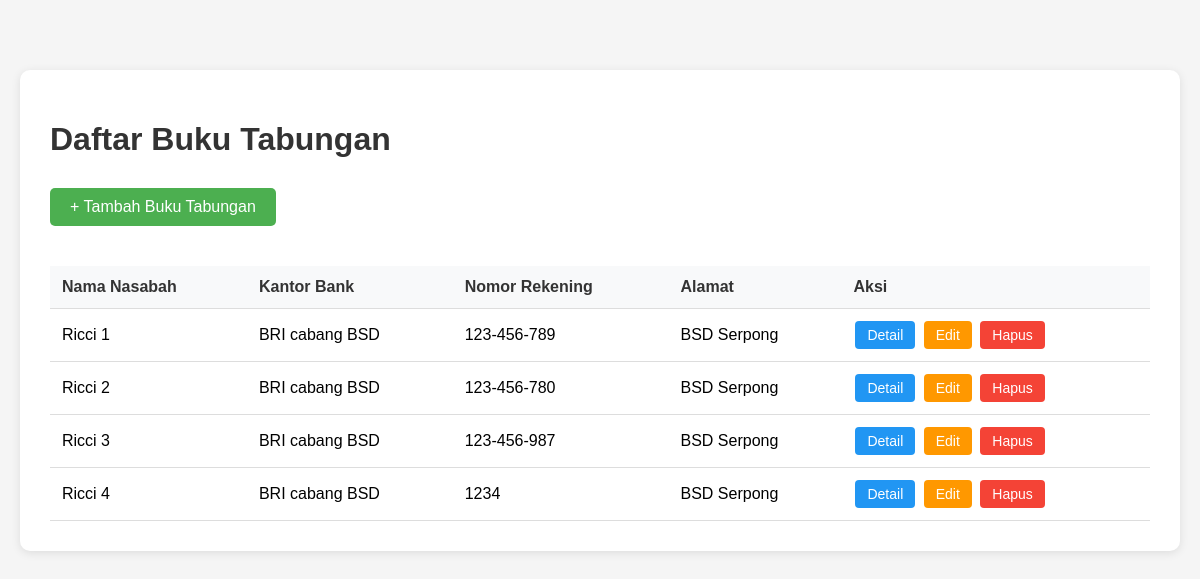
Before: /tabungan/ with the older database file.
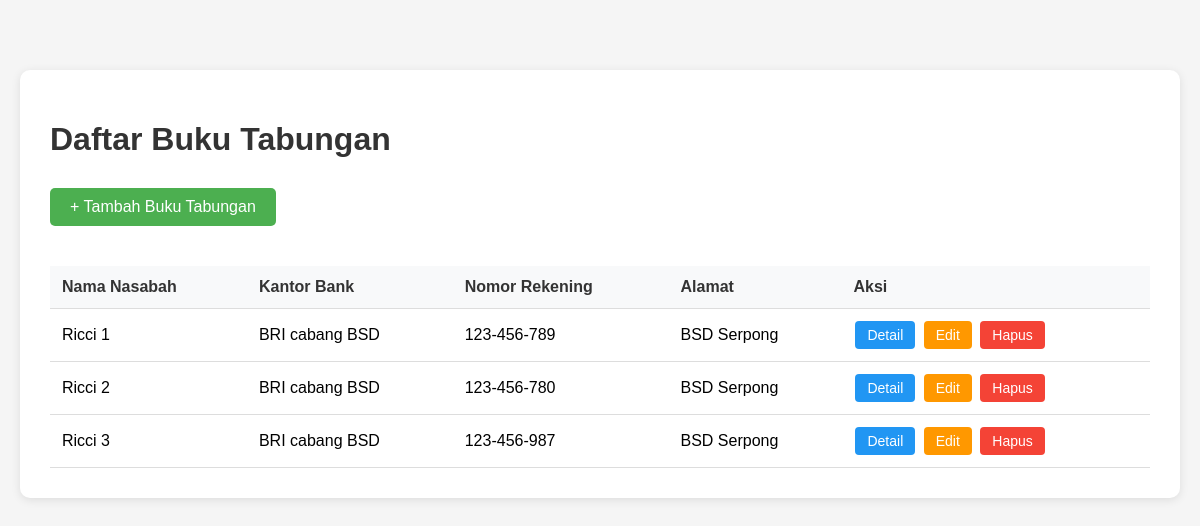
After: the same page with the newer database file.
### tabungan/models.py (models this page shows, shortened)
class Buku(models.Model):
    kantor_bank = models.CharField(max_length=200)
    nomor_rekening = models.CharField(max_length=20)
    nama_nasabah = models.CharField(max_length=100)
    alamat = models.CharField(max_length=200)
    class Meta:
        db_table = 'tabungan_buku'

### tabungan/views.py (the view)
# urls.py: path('', views.list_buku, name='list_buku'),
def list_buku(request):
    list_buku = Buku.objects.all()
    print(f"DEBUG: Total buku = {list_buku.count()}")  # Tambahkan ini untuk debug
    for buku in list_buku:
        print(f"DEBUG: {buku.nama_nasabah}")  # Debug setiap data
    return render(request, 'tabungan/list_buku.html', {'list_buku': list_buku})

### tabungan/templates/tabungan/list_buku.html (shortened to what this page needs)
<!DOCTYPE html>
<html lang="en">
<head>
</head>
<body>
    <div class="container">
        <h1>Daftar Buku Tabungan</h1>
        <a href="{% url 'tabungan:create_buku' %}" class="btn">+ Tambah Buku Tabungan</a>
        <table>
            <thead>
                <tr>
                    <th>Nama Nasabah</th>
                    <th>Kantor Bank</th>
                    <th>Nomor Rekening</th>
                    <th>Alamat</th>
                    <th>Aksi</th>
                </tr>
            </thead>
            <tbody>
                {% for buku in list_buku %}
                <tr>
                    <td>{{ buku.nama_nasabah }}</td>
                    <td>{{ buku.kantor_bank }}</td>
                    <td>{{ buku.nomor_rekening }}</td>
                    <td>{{ buku.alamat }}</td>
                    <td>
                        <a href="{% url 'tabungan:detail_buku' buku.id %}" class="action-btn btn-detail">Detail</a>
                        <a href="{% url 'tabungan:update_buku' buku.id %}" class="action-btn btn-edit">Edit</a>
                        <a href="{% url 'tabungan:delete_buku' buku.id %}" class="action-btn btn-delete">Hapus</a>
                    </td>
                </tr>
                {% endfor %}
            </tbody>
        </table>
    </div>
</body>
</html>

### tabungan/templates/tabungan/list_buku.html (style rules this page uses)
body { font-family: Arial, sans-serif; max-width: 1200px; margin: 50px auto; padding: 20px; background-color: #f5f5f5; }
.container { background-color: white; padding: 30px; border-radius: 10px; box-shadow: 0 2px 10px rgba(0,0,0,0.1); }
h1 { color: #333; margin-bottom: 30px; }
.btn { display: inline-block; padding: 10px 20px; background-color: #4CAF50; color: white; text-decoration: none; border-radius: 5px; margin-bottom: 20px; transition: background-color 0.3s; }
table { width: 100%; border-collapse: collapse; margin-top: 20px; }
th, td { padding: 12px; text-align: left; border-bottom: 1px solid #ddd; }
th { background-color: #f8f9fa; font-weight: bold; color: #333; }
.action-btn { display: inline-block; padding: 6px 12px; margin: 0 2px; border-radius: 4px; text-decoration: none; font-size: 14px; transition: opacity 0.3s; }
.btn-detail { background-color: #2196F3; color: white; }
.btn-edit { background-color: #ff9800; color: white; }
.btn-delete { background-color: #f44336; color: white; }

Changed rows visible on the page:
removed Buku: nama_nasabah "Ricci 4", kantor_bank "BRI cabang BSD", nomor_rekening "1234", alamat "BSD Serpong"
